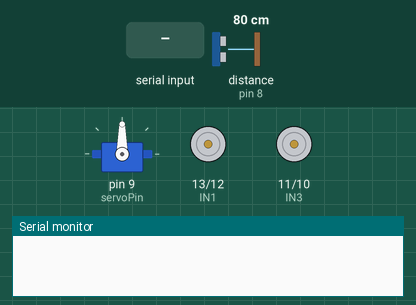
Recording of a sketch running on a simulated Arduino Uno, built with avr-gcc and run on an emulated ATmega328P. On the bench: servo, motor-driver pin pairs drawn as motors (green arrow = first pin HIGH = forward, orange = second pin HIGH = backward, longer = more drive, scaled by the enable pin), the last lines printed to the serial monitor. The inputs (shaded band) are chosen by the test bench; at power-on: distance to the obstacle (sensor on pin 8) 80 cm. The echo pulse lasts 58.3 µs per cm.

Above: at 1.2 s.
1.3 s: "W" received over Serial
2.8 s: distance to the obstacle (sensor on pin 8) set to 33 cm
4.3 s: distance to the obstacle (sensor on pin 8) set to 27 cm
At 5.6 s:
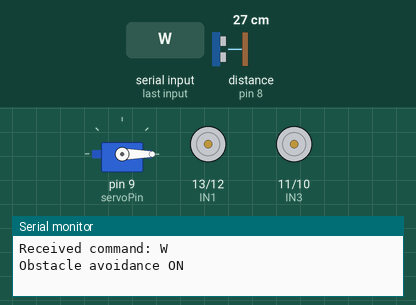
7.3 s: "90,45\n" received over Serial
At 8.6 s:
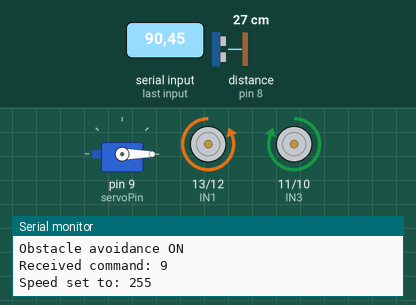
10.3 s: distance to the obstacle (sensor on pin 8) set to 35 cm
At 11.0 s:
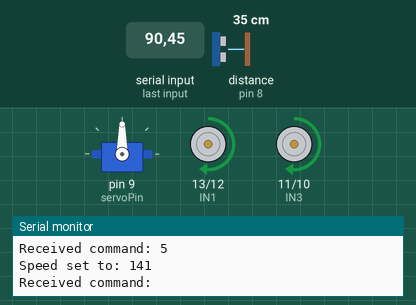
11.8 s: "F90\n" received over Serial
At 12.6 s:
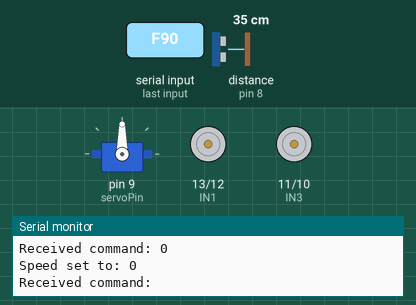
Timing chart, 0 to 14.3 s (numbered marks = the images above; inputs shaded):
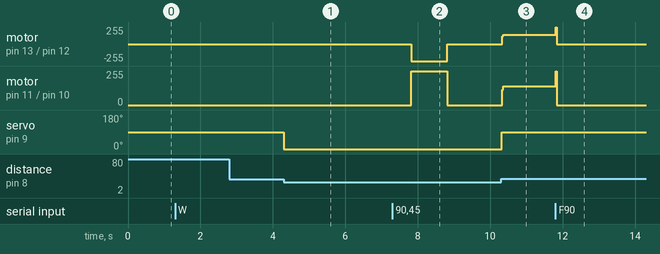

The sketch:

RC_CAR_WITH__OBSTACLE_AVODING.ino
```cpp
#include <Servo.h>

int ENA = 6;
int IN1 = 13;
int IN2 = 12;
int ENB = 5;
int IN3 = 11;
int IN4 = 10;
int speedValue = 0;

const int trigPin = 7;
const int echoPin = 8;

Servo servo;
const int servoPin = 9;

bool obstacleAvoidanceOn = false;

void setup() {
  Serial.begin(9600);

  pinMode(ENA, OUTPUT);
  pinMode(IN1, OUTPUT);
  pinMode(IN2, OUTPUT);
  pinMode(ENB, OUTPUT);
  pinMode(IN3, OUTPUT);
  pinMode(IN4, OUTPUT);

  pinMode(trigPin, OUTPUT);
  pinMode(echoPin, INPUT);

  servo.attach(servoPin);
  servo.write(90);
}

void loop() {
  if (Serial.available()) {
    char command = Serial.read();

    Serial.print("Received command: ");
    Serial.println(command);

    if (!obstacleAvoidanceOn) {
      if (command == 'F') {
        moveForward();
      } else if (command == 'B') {
        moveBackward();
      } else if (command == 'L') {
        turnLeft();
      } else if (command == 'R') {
        turnRight();
      } else if (command == 'S') {
        stopMovement();
      }
    }

    if (command >= '0' && command <= '9') {
      speedValue = map(command - '0', 0, 9, 0, 255);
      Serial.print("Speed set to: ");
      Serial.println(speedValue);
    }

    if (command == 'W') {
      obstacleAvoidanceOn = !obstacleAvoidanceOn;
      if (obstacleAvoidanceOn) {
        Serial.println("Obstacle avoidance ON");
      } else {
        Serial.println("Obstacle avoidance OFF");
      }
    }
  }

  if (obstacleAvoidanceOn) {
    performObstacleAvoidance();
  }
}

void moveForward() {
  digitalWrite(IN1, HIGH);
  digitalWrite(IN2, LOW);
  digitalWrite(IN3, HIGH);
  digitalWrite(IN4, LOW);
  analogWrite(ENA, speedValue);
  analogWrite(ENB, speedValue);
}

void moveBackward() {
  digitalWrite(IN1, LOW);
  digitalWrite(IN2, HIGH);
  digitalWrite(IN3, LOW);
  digitalWrite(IN4, HIGH);
  analogWrite(ENA, speedValue);
  analogWrite(ENB, speedValue);
}

void turnLeft() {
  digitalWrite(IN1, LOW);
  digitalWrite(IN2, HIGH);
  digitalWrite(IN3, HIGH);
  digitalWrite(IN4, LOW);
  analogWrite(ENA, speedValue);
  analogWrite(ENB, speedValue);
}

void turnRight() {
  digitalWrite(IN1, HIGH);
  digitalWrite(IN2, LOW);
  digitalWrite(IN3, LOW);
  digitalWrite(IN4, HIGH);
  analogWrite(ENA, speedValue);
  analogWrite(ENB, speedValue);
}

void stopMovement() {
  digitalWrite(IN1, LOW);
  digitalWrite(IN2, LOW);
  digitalWrite(IN3, LOW);
  digitalWrite(IN4, LOW);
}

long measureDistance() {
  digitalWrite(trigPin, LOW);
  delayMicroseconds(2);
  digitalWrite(trigPin, HIGH);
  delayMicroseconds(10);
  digitalWrite(trigPin, LOW);

  long duration = pulseIn(echoPin, HIGH);
  long distance = duration * 0.034 / 2;

  return distance;
}

void performObstacleAvoidance() {
  long distance = measureDistance();

  if (distance < 29) {
    stopMovement();

    for (int angle = 0; angle <= 180; angle += 30) {
      servo.write(angle);
      delay(500);
      distance = measureDistance();

      if (distance > 20) {
        if (angle < 90) {
          turnLeft();
        } else {
          turnRight();
        }
        delay(1000);
        moveForward();
        break;
      }
    }
    servo.write(90);
  } else {
    moveForward();
  }
}
```

Measured:
- the behaviour switches between 30 and 29 cm on distance to the obstacle (sensor on pin 8) (found by bisection; images 0 and 1)
- after the input at 2.8 s, every drawn part: stays the same
- after the input at 4.3 s, servo on pin 9 (servoPin): 90° → 0° at once
- after the input at 7.3 s, motor on pin 13 (IN1) / pin 12 (IN2): stopped → backward 255/255 after 0.52 s, → stopped 1.0 s later; motor on pin 11 (IN3) / pin 10 (IN4): stopped → forward 255/255 after 0.52 s, → stopped 1.0 s later
- after the input at 10.3 s, motor on pin 13 (IN1) / pin 12 (IN2), motor on pin 11 (IN3) / pin 10 (IN4): stopped → forward 141/255 at once; servo on pin 9 (servoPin): 0° → 90° at once
- after the input at 11.8 s, motor on pin 13 (IN1) / pin 12 (IN2), motor on pin 11 (IN3) / pin 10 (IN4): forward 141/255 → stopped at once
